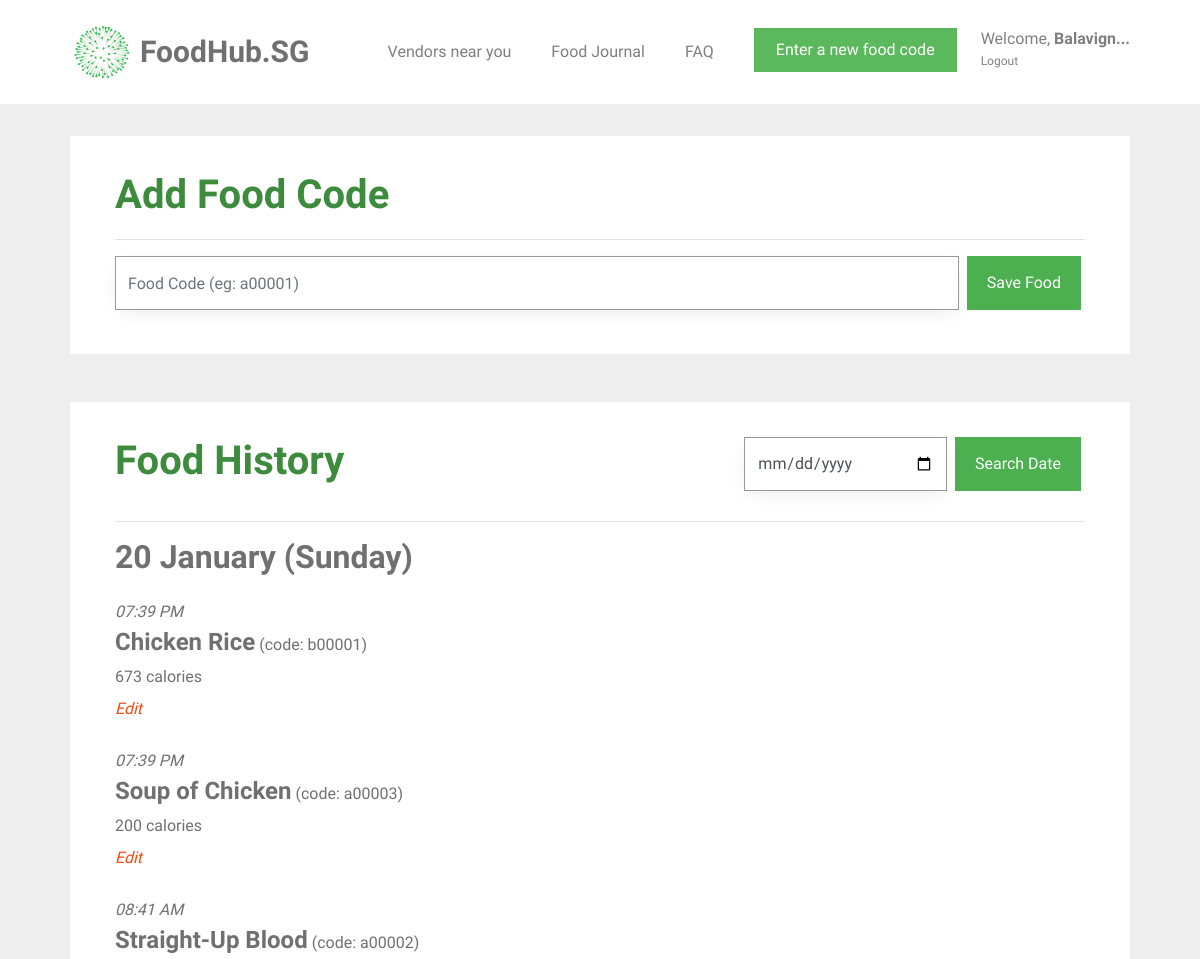
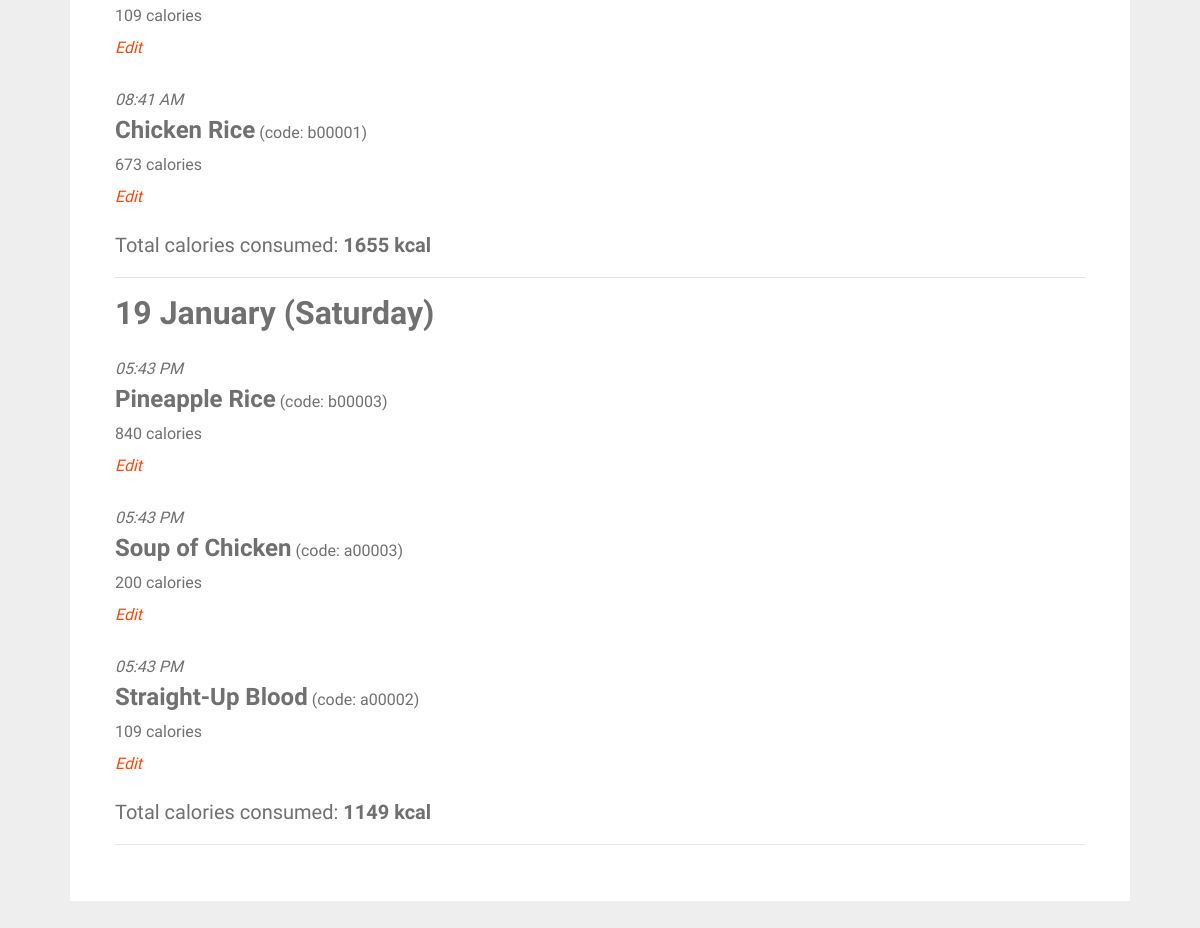
The app's page /food_journal (signed in) with its own data (2 pictures, top to bottom).
### tables this page shows
CREATE TABLE food_entry (
  id INTEGER PRIMARY KEY AUTOINCREMENT,
  creator_id INTEGER NOT NULL,
  created TIMESTAMP NOT NULL DEFAULT (datetime('now','localtime')),
  food_code VARCHAR(6) NOT NULL,
  food_name TEXT NOT NULL,
  calories INT NOT NULL,
  FOREIGN KEY (creator_id) REFERENCES user (id)
);

### foodhubsg/food.py (the view, shortened to what this page needs)
@bp.route('/food_journal', methods=('GET', 'POST'))
@login_required
def food_journal():
    db = get_db()
    food_items = db.execute(
        'SELECT f.id, creator_id, food_name, created, calories, food_code, email'
        ' FROM food_entry f JOIN user u ON f.creator_id = u.id'
        ' WHERE f.creator_id = ?'
        ' ORDER BY datetime(created) DESC',
        (g.user['id'],),
    ).fetchall()
    users = db.execute(
        'SELECT id, name, email, password, height, weight, location'
        ' FROM user'
        ' WHERE id = ?',
        (g.user['id'],),
    ).fetchall()
    user_info = ProcessUserInfo(food_items, users)
    info = user_info.get_info()
    return render_template('food/food_journal.html', food_items=info["food_items"],
                           food_dates=info["food_dates"], all_dates=info["all_dates"],
                           calories_list=info["calories_list"], name=info["name"],
                           weight=info["weight"], height=info["height"], bmi=info["bmi"],
                           user_average_calories=info["user_average_calories"],
                           number_of_days=info["number_of_days"], food_exists=info["food_exists"],
                           now=datetime.utcnow())

### foodhubsg/auth.py (called while the page is built)
def login_required(view):
    @functools.wraps(view)
    def wrapped_view(**kwargs):
        if g.user is None:
            return redirect(url_for('auth.login'))
        return view(**kwargs)
    return wrapped_view

@bp.before_app_request
def load_logged_in_user():
    user_id = session.get('user_id')
    if user_id is None:
        g.user = None
    else:
        g.user = get_db().execute(
            'SELECT * FROM user WHERE id = ?', (user_id,)
        ).fetchone()

### foodhubsg/classes.py (called while the page is built)
def remove_duplicates(values):
    output = []
    seen = set()
    for value in values:
        if value not in seen:
            output.append(value)
            seen.add(value)
    return output

    def get_area(self):
        return self.__area

### foodhubsg/db.py (called while the page is built)
def get_db():
    if 'db' not in g:
        g.db = sqlite3.connect(
            current_app.config['DATABASE'],
            detect_types=sqlite3.PARSE_DECLTYPES
        )
        g.db.row_factory = sqlite3.Row
    return g.db

### foodhubsg/templates/food/food_journal.html (shortened to what this page needs)
{% extends 'base.html' %}
{% block content %}
<div id="colorlib-container">
    <div class="container">
        <div class="box1">
        <div class="row row-pb-md">
            <div class="col-md-12">
                <form method="post">
                    <header id="summary-header">
                        <h1 class="font_color"><b>Add Food Code</b></h1>
                        <hr>
                    </header>
                    <div class="input-group">
                        <input name="code" id="code" class="form-control" value="{{ request.form['code'] }}" placeholder="Food Code (eg: a00001)" required>
                        <span class="input-group-btn">
                            <input type="submit" name="action" value="Save Food" class="btn btn-primary" style="background-color: #4CAF50; height: 54px; margin-left: 0.5em;">
                        </span>
                    </div>
                </form>
            </div>
        </div>
        </div>
        <div class="box1">
        <div class="row row-pb-md">
            <div class="col-md-12">
                <form method="post">
                    <header id="summary-header">
                        <div class="input-group">
                            <h1 class="font_color"><b>Food History</b></h1>
                            <input type="date" name="search-date" id="search-date" class="form-control" style="margin-left: 25em;" min="2005-01-01" max="2030-12-31" required>
                            <span class="input-group-btn">
                                <input type="submit" name="action" value="Search Date" class="btn btn-primary" style="background-color: #4CAF50; height: 54px; margin-left: 0.5em;">
                            </span>
                        </div>
                        <hr>
                    </header>
                </form>
                {% if food_exists == 0 %}
                    <article class="food-journal">
                        <header>
                            <div class="food-subsection">
                                <h4><b>No food added to list</b></h4>
                            </div>
                        </header>
                    </article>
                {% else %}
                    <div id="accordion">
                    {% for date in food_dates %}
                        {% set example_food = date[0] %}
                        {% if now.strftime('%Y') == example_food['created'].strftime('%Y') %}
                            {% set example_date = example_food['created'].strftime('%d %B (%A)') %}
                        {% else %}
                            {% set example_date = example_food['created'].strftime('%d %B %Y (%A)') %}
                        {% endif %}
                        <h2> <b>{{ example_date }}</b> </h2>
                        {% for food in date %}
                            <article class="food-journal">
                                <header>
                                    <div class="food-subsection">
                                        <div id="time-created"> <i>{{ food['created'].strftime('%I:%M %p') }}</i> </div>
                                        <h4 style="margin-bottom: 0; display: inline"><b>{{ food['food_name'] }}</b></h4>
                                        <p style="display: inline">(code: {{ food['food_code'] }})</p>
                                        <p>
                                        {{ food['calories'] }} calories <br>
                                        <a class="action" href="{{ url_for('food.edit_food', id = food['id']) }}"><i>Edit</i></a>
                                        </p>
                                    </div>
                                </header>
                            </article>
                        {% endfor %}
                        <h5>Total calories consumed: <b> {{ calories_list[loop.index - 1] }} kcal </b> </h5>
                        <hr>
                    {% endfor %}
                {% endif %}
            </div>
            </div>
        </div>
        </div>
    </div>
{% endblock %}

### foodhubsg/static/css/style.css (style rules this page uses)
.font_color { color: #3d8b3d; }
a { color: #F6490D; -webkit-transition: 0.5s; -o-transition: 0.5s; transition: 0.5s; }
p { margin-bottom: 20px; }
h1, h2, h3, h4, h5, h6, figure { color: #707070; font-weight: 400; margin: 0 0 20px 0; }
#colorlib-container, #colorlib-instagram, #colorlib-about, #colorlib-contact, #colorlib-footer { padding: 2em 0; clear: both; }
.form-control { -webkit-box-shadow: none; -moz-box-shadow: none; -ms-box-shadow: none; -o-box-shadow: none; box-shadow: none; border: none; font-size: 16px !important; font-weight: 300; -webkit-border-radius: 0px; -moz-border-radius: 0px; -ms-border-radius: 0px; border-radius: 0px; }
.btn { margin-right: 4px; margin-bottom: 4px; font-size: 16px; font-weight: 400; -webkit-border-radius: 30px; -moz-border-radius: 30px; -ms-border-radius: 30px; border-radius: 30px; -webkit-transition: 0.5s; -o-transition: 0.5s; transition: 0.5s; padding: 8px 20px; }
.btn-primary { background: #F6490D; color: #fff; }
.form-control { -webkit-box-shadow: none; box-shadow: none; background: transparent; border: 1px solid rgba(0, 0, 0, 0.1); height: 54px; font-size: 18px; font-weight: 300; }
.row-pb-md { padding: 2em !important; }
.btn-primary { border-radius: 0; border-width: 0; }
.btn { border-radius: 0; }
.food-subsection { margin: 0.7em 0 1.0em 0; }
.form-control { border-width: 0.2px; border-color: #999999; box-shadow: 0 5px 20px -5px rgba(0,0,0,0.1); }
.box1 { background: #ffffff; padding: 0.5em; margin-bottom: 3em; transition: box-shadow 0.5s; }
.row.row-pb-md { margin: -5px -10px 0 -10px; }
.container { padding-right: 2.5em; padding-left: 2.5em; }
#search-date { width: 10em; }

### records on screen
food_entry: example_date "20 January (Sunday)", created "07:39 PM", food_name "Chicken Rice", food_code "b00001", calories "673", calories_list "1655"
food_entry: created "07:39 PM", food_name "Soup of Chicken", food_code "a00003", calories "200"
food_entry: created "08:41 AM", food_name "Straight-Up Blood", food_code "a00002", calories "109"
food_entry: created "08:41 AM", food_name "Chicken Rice", food_code "b00001", calories "673"
food_entry: example_date "19 January (Saturday)", created "05:43 PM", food_name "Pineapple Rice", food_code "b00003", calories "840", calories_list "1149"
food_entry: created "05:43 PM", food_name "Soup of Chicken", food_code "a00003", calories "200"
food_entry: created "05:43 PM", food_name "Straight-Up Blood", food_code "a00002", calories "109"
